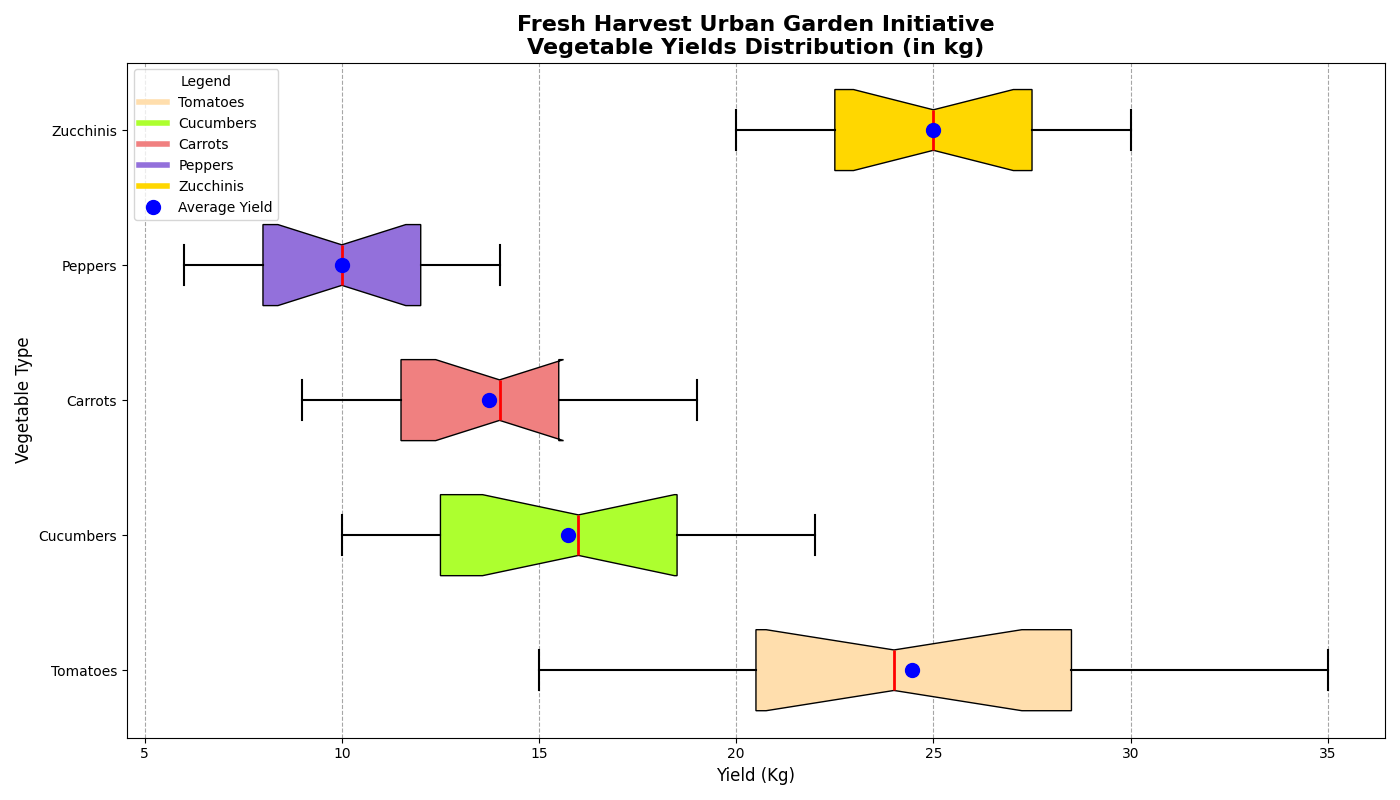

Recreate this plot in Python.
import matplotlib.pyplot as plt
import numpy as np

vegetables = ['Tomatoes', 'Cucumbers', 'Carrots', 'Peppers', 'Zucchinis']
yields = {
    'Tomatoes': [15, 20, 22, 18, 25, 30, 35, 24, 28, 23, 19, 29, 31, 27, 21],
    'Cucumbers': [10, 15, 12, 18, 11, 17, 14, 20, 21, 16, 13, 19, 22, 10, 18],
    'Carrots': [9, 11, 13, 15, 14, 12, 10, 16, 18, 11, 14, 15, 17, 19, 12],
    'Peppers': [6, 8, 7, 11, 9, 12, 13, 10, 14, 12, 11, 9, 8, 13, 7],
    'Zucchinis': [20, 22, 24, 26, 28, 30, 25, 27, 23, 29, 21, 24, 26, 28, 22]
}

# Collect the yields data for each vegetable
data = [yields[veg] for veg in vegetables]

# Constructing a simple trend line that shows the average yield per vegetable type
average_yields = [np.mean(yields[veg]) for veg in vegetables]

# Plotting the graph
fig, ax = plt.subplots(figsize=(14, 8))

# Create the horizontal box plot
box = ax.boxplot(data, patch_artist=True, labels=vegetables, notch=True, vert=False, positions=range(1, len(vegetables) + 1), widths=0.6)

# Customize the box plot
colors = ['#FFDEAD', '#ADFF2F', '#F08080', '#9370DB', '#FFD700']
for patch, color in zip(box['boxes'], colors):
    patch.set_facecolor(color)
for whisker in box['whiskers']:
    whisker.set(color='black', linestyle='-', linewidth=1.5)
for cap in box['caps']:
    cap.set(color='black', linewidth=1.5)
for median in box['medians']:
    median.set(color='red', linewidth=2)
for flier in box['fliers']:
    flier.set(markerfacecolor='orange', marker='o', markersize=6)

# Overlay scatter plot for average yields
ax.scatter(average_yields, range(1, len(vegetables) + 1), color='blue', s=100, zorder=3, label='Average Yield')

# Set titles and labels
ax.set_title('Fresh Harvest Urban Garden Initiative\nVegetable Yields Distribution (in kg)', fontsize=16, fontweight='bold')
ax.set_xlabel('Yield (Kg)', fontsize=12)
ax.set_ylabel('Vegetable Type', fontsize=12)

# Adding grid
ax.xaxis.grid(True, linestyle='--', color='gray', alpha=0.7)
ax.set_axisbelow(True)

# Legend handling
color_patches = [plt.Line2D([0], [0], color=color, lw=4) for color in colors]
ax.legend(color_patches + [plt.Line2D([0], [0], color='blue', marker='o', lw=0, markersize=10)],
          vegetables + ['Average Yield'], title='Legend', loc='upper left', fontsize=10, frameon=True)

# Adjust layout to prevent overlapping
plt.tight_layout()

# Show the plot
plt.show()
